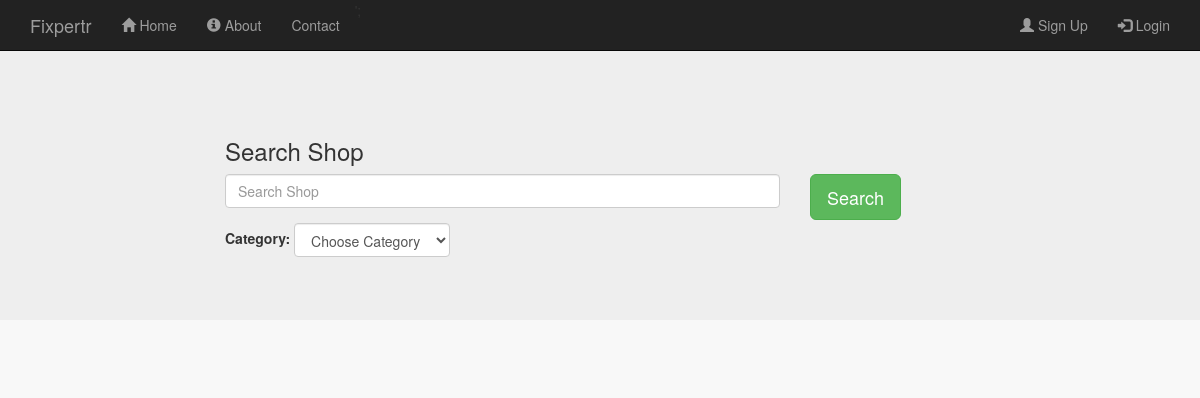
The page /browse_shops.php?keywords=test shop 3 on the database as committed earlier.
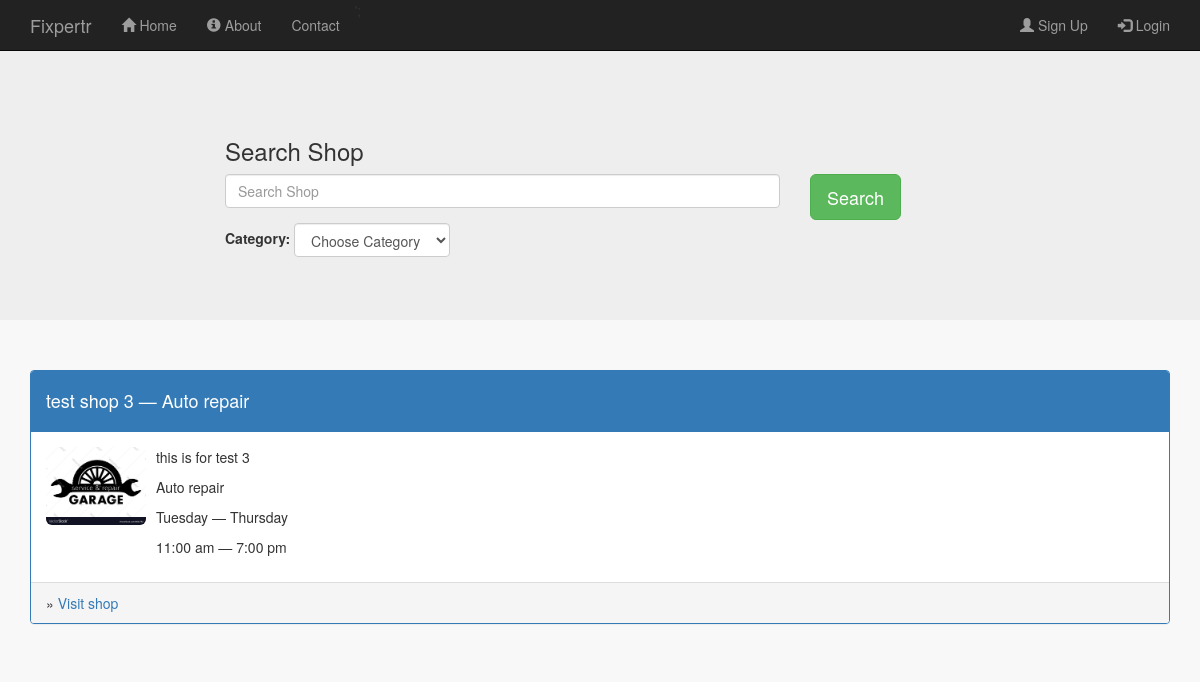
The same page on the database as committed later.
### tables this page shows
CREATE TABLE IF NOT EXISTS `shops` (
  `shop_id` int(11) NOT NULL AUTO_INCREMENT,
  `user_id` int(11) NOT NULL,
  `shop_name` varchar(256) NOT NULL,
  `shop_description` varchar(256) NOT NULL,
  `shop_image` varchar(256) NOT NULL,
  `shop_contact` varchar(256) NOT NULL,
  `day_start` varchar(20) NOT NULL,
  `day_end` varchar(20) NOT NULL,
  `time_start` time NOT NULL,
  `time_end` time NOT NULL,
  `shop_category` varchar(256) NOT NULL,
  PRIMARY KEY (`shop_id`),
  KEY `shops_ibfk_1` (`user_id`)
);

### includes/functions.php (called while the page is built, shortened)
<?php
	function mysql_prep($string){
		global $connection;
		$escaped_string= mysqli_real_escape_string($connection, $string);
		return $escaped_string;
	}
?>

### public/browse_shops.php (the view, shortened to what this page needs)
<?php require_once("../includes/functions.php");?>
<?php
   include_once '../includes/db_connection.php';
  if (isset($_GET['keywords']) ) {
    $keywords = mysql_prep($_GET['keywords']);
    $selectCategory = mysql_prep($_GET['selectCategory']);
    if ($keywords =="" && $selectCategory == "") {
       $query = "SELECT * FROM shops WHERE shop_name LIKE '%{$keywords}%' OR shop_category LIKE '%{$keywords}%' ";
        $results = mysqli_query($connection,$query);
    } else if ($keywords =="" && $selectCategory != "") {
       $query = "SELECT * FROM shops WHERE shop_category LIKE '%{$selectCategory}%' ";
      $results = mysqli_query($connection,$query);
    } else if ($keywords !="" && $selectCategory == "") {
       $query = "SELECT * FROM shops WHERE shop_name LIKE '%{$keywords}%' OR shop_category LIKE '%{$keywords}%' ";
      $results = mysqli_query($connection,$query);
    } else if ($keywords !="" && $selectCategory!="") {
      $query = "SELECT * FROM shops WHERE shop_name LIKE '%{$keywords}%' AND shop_category LIKE '%{$selectCategory}%'";
       $results = mysqli_query($connection,$query);
    }
  }
   else {
     $results = mysqli_query($connection, "SELECT * FROM shops");
  }
?>
<!doctype html>
<html lang="en">
  <head>
    <link rel="stylesheet" type="text/css" href="stylesheets/bootstrap.min.css">
    <link rel="stylesheet" type="text/css" href="stylesheets/mystyles.css">
  </head>
  <body id="browse_shops">
  <?php include '../includes/layouts/header.php';?>
  <div class="jumbotron">
    <div class=" content container">
        <div class="row">
          <div class="col-sm-2"> </div>
          <div class="col-sm-4"><h3>Search Shop</h3></div>
        </div>
        <div class="row">
          <form action="browse_shops.php" method="GET">
          <div class="col-sm-6 col-sm-offset-2">
                <div class="form-group">
                  <input type="text" class="form-control" name="keywords" autocomplete="off" placeholder="Search Shop">
                </div>
            <div class="form-group form-inline">
                      <label for="selectCategory">Category:</label>
                            <select class="form-control" name="selectCategory" id="selectCategory" >
                            <option value="">Choose Category</option>
                          </select>
                </div>
          </div>
          <div class="col-sm-2">
              <div class="form-group">
                 <input type="submit" class="btn btn-success btn-lg" value="Search">
              </div>
          </div>
          </form>
        </div>
    </div>
  </div>
  <div class=" container">
        <div class="row">
          <?php while ($row = mysqli_fetch_array($results)) { ?>
             <div class="col-sm-12">
            <ul class="media-list">
              <li class="media">
                 <div class="panel panel-primary">
                    <div class="panel-heading">
                      <h4><?php echo $row['shop_name'];?> &mdash; <?php echo $row['shop_category'];?> </h4>
                    </div>
                    <div class="panel-body">
                        <div class="media-left">
                          <img src="images/<?php echo $row['shop_image'];?>" class="img-rounded">
                        </div>
                         <div class="media-body">
                          <p><?php echo $row['shop_description'];?></p>
                          <p><?php echo $row['shop_category'];?></p>
                          <p><?php echo $row['day_start']; ?> &mdash; <?php echo $row['day_end']; ?>  </p>
                          <p><?php echo date("g:i a", strtotime($row['time_start'])); ?> &mdash; <?php echo date("g:i a", strtotime($row['time_end'])); ?></p>
                        </div>
                    </div>
                     <div class="panel-footer">
                      &raquo; <a href="shop_profile.php?view=<?php echo $row['shop_id']?>">Visit shop</a>
                    </div>
                </div>
              </li>
            </ul>
          </div>
          <?php }?>
        </div>
  </div>
  <?php include '../includes/layouts/footer.php';?>

Rows that differ between the two databases and show on the page:
added shops: shop_name "test shop 3", shop_category "Auto repair", shop_image (picture), shop_description "this is for test 3", day_start "Tuesday", day_end "Thursday", time_start "11:00 am", time_end "7:00 pm"
